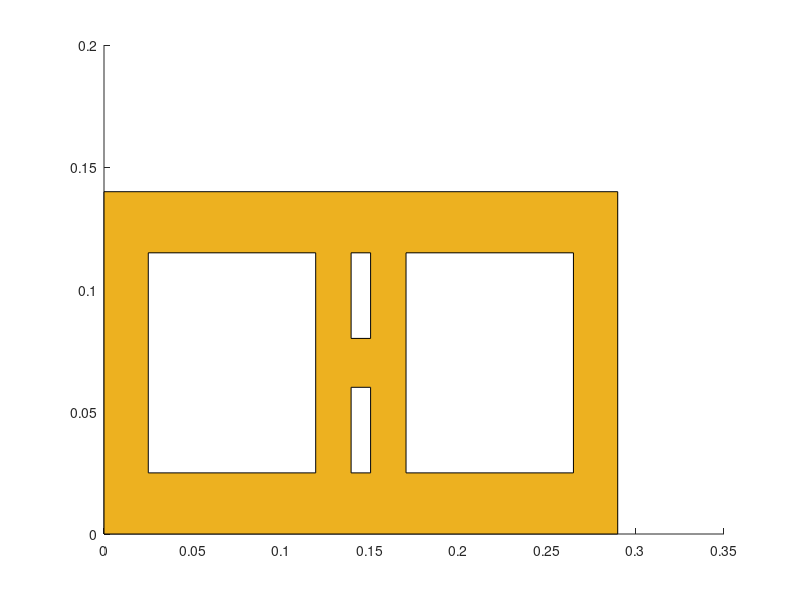

MATLAB code to generate this figure:
close all; clc; clear;

B =	0.14;
H = 0.19;
L = 0.29;
B1 = 0.025;
B2 = 0.035;
B3 = 0.02;
L1 = 0.025;
L2 = 0.0945;
L3 = 0.02;
L4 = 0.011;

e1 = 2.5e-2;
e2 = 2.0e-2;
e  = 1e-2;

k_rv1 = 1.15; ce_rv1 = 1.00; p_rv1 = 1800;
k_cer = 1.00; ce_cer = 0.92; p_cer = 1800;
k_rv2 = 1.15; ce_rv2 = 1.00; p_rv2 = 1800;
k_arg = 1.15; ce_arg = 1.00; p_arg = 1800;

Lvet = [L1, L2, L3, L4, L3, L2, L1];
Bmat = [  B,         0,  0,  0,  0
         B1, (2*B2+B3), B1,  0,  0
          B,         0,  0,  0,  0
         B1,        B2, B3, B2, B1
          B,         0,  0,  0,  0
         B1, (2*B2+B3), B1,  0,  0
          B,         0,  0,  0,  0 ];

figure()
hold on;
c = [0.9290 0.6940 0.1250]; 
fill([0 L L 0],[0 0 B B],c)      

Avet = H*Lvet;
RTvet = zeros(1,length(Lvet));
CTvet = zeros(1,length(Lvet));
for ii = 1:size(Bmat,1)
    RT = 0;
    CT = 0;
    for jj = 1:size(Bmat,2)
        val = Bmat(ii,jj);
        if val && rem(jj,2) 
            RT = RT + val/k_cer;
            CT = CT + val*ce_cer*p_cer; 
        end    
        if val && ~rem(jj,2)
            dl = Lvet(ii);
            db = Bmat(ii,jj);
            L0 = sum(Lvet(1:ii-1));
            B0 = sum(Bmat(ii,1:jj-1));
            fill([L0 L0+dl L0+dl L0],[B0 B0 B0+db B0+db],'w')
            if val>=1e-2 && val<=2e-2
                RT = RT + 0.14;
            end
            if val>2e-2 && val<=5e-2
                RT = RT + 0.16;
            end
            if val>5e-2
                RT = RT + 0.17;
            end
        end
    end
    RTvet(ii) = RT;
    CTvet(ii) = CT;
end

%% BLOCK %%

RT_block = sum(Avet)/sum(Avet./RTvet);
UT_block = 1/(RT_block + 0.13 + 0.04);
CT_block = sum(Avet)/sum(Avet./CTvet);
      
%% BLOCK w/ REV %%

RT_block_rev = e1/k_rv1 + RT_block + e2/k_rv2 + 0.13 + 0.04;
UT_block_rev = 1/RT_block_rev;

CT_block_rev = e1*ce_rv1*p_rv1 + CT_block + e2*ce_rv2*p_rv2;

%% PRISM %%

SA = L*e;
SB = L*H;

RTA = e1/k_rv1 + B/k_arg + e2/k_rv2;
RTB = e1/k_rv1 + RT_block + e2/k_rv2;

RT_prism = (SA + 2*SB)/(SA/RTA + 2*SB/RTB) + 0.13 + 0.04;
UT_prism = 1/RT_prism;

CTA = e1*ce_rv1*p_rv1 + B*ce_arg*p_arg + e2*ce_rv2*p_rv2;
CTB = e1*ce_rv1*p_rv1 + CT_block + e2*ce_rv2*p_rv2;

CT_prism = (SA + 2*SB)/(SA/CTA + 2*SB/CTB);

%% WALL %%

SA = L*e + (H + e)*e;
SB = L*H;

% RTA = e1/k_rv1 + B/k_arg + e2/k_rv2;
% RTB = e1/k_rv1 + RT_block + e2/k_rv2;

RT_wall = (SA + SB)/(SA/RTA + SB/RTB) + 0.13 + 0.04;
UT_wall = 1/RT_wall;

% CTA = e1*ce_rv1*p_rv1 + B*ce_arg*p_arg + e2*ce_rv2*p_rv2;
% CTB = e1*ce_rv1*p_rv1 + CT_block + e2*ce_rv2*p_rv2;

CT_wall = (SA + SB)/(SA/CTA + SB/CTB);

fprintf('          Bloco: UT [W/(m2K)] = %6.3f, CT [kJ/(m2K)] = %6.3f \n',UT_block,CT_block);
fprintf('Bloco Revestido: UT [W/(m2K)] = %6.3f, CT [kJ/(m2K)] = %6.3f \n',UT_block_rev,CT_block_rev);
fprintf('         Prisma: UT [W/(m2K)] = %6.3f, CT [kJ/(m2K)] = %6.3f \n',UT_prism,CT_prism);
fprintf('         Parede: UT [W/(m2K)] = %6.3f, CT [kJ/(m2K)] = %6.3f \n',UT_wall,CT_wall);
